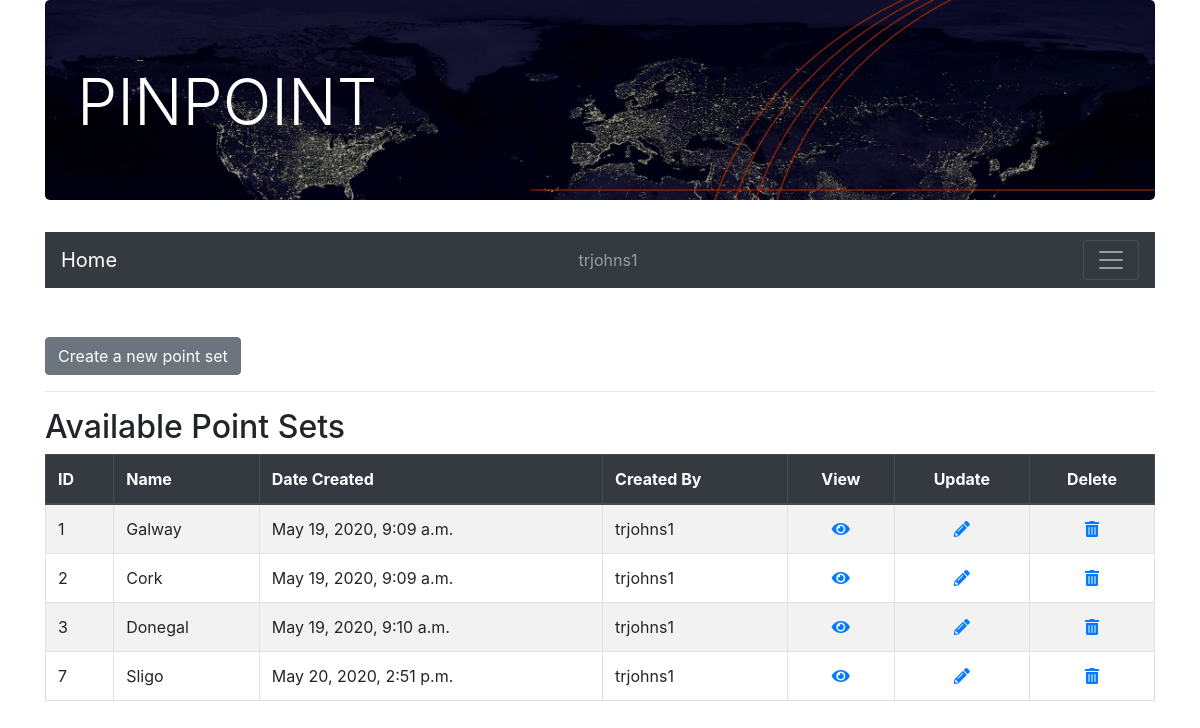
The page /pinpoint/pointset/pointset_list/ (signed in) on the database its author committed.
### pinpoint/models.py (models this page shows, shortened)
class Pointset(models.Model):
    name = models.CharField(max_length=200)
    creation_date = models.DateTimeField('date created')
    created_by = models.CharField(max_length=128)

### pinpoint/views.py (the view)
# urls.py: path('pointset/pointset_list/', PointsetListView.as_view(), name='pointset_list'),
class PointsetListView(LoginRequiredMixin, View):
    def get(self, request):
        pointsets = Pointset.objects.filter(created_by=request.user.username)
        context = {
            'pointsets': pointsets
        }
        return render(request, 'pinpoint/pointset_list.html', context)

### pinpoint/templates/pinpoint/pointset_list.html
{% extends 'pinpoint/base.html' %}
    {% block content %}
    <br>
    <a href="{% url 'pointset_create' %}" class="btn btn-secondary">Create a new point set</a>
    <hr>
    <h2>Available Point Sets</h2>
    <div class="table-responsive">
        <table id="list_table" class="table table-striped table-bordered table-hover">
            <thead class="thead-dark">
                <tr>
                    <th>ID</th>
                    <th>Name</th>
                    <th>Date Created</th>
                    <th>Created By</th>
                    <th class="text-center">View</th>
                    <th class="text-center">Update</th>
                    <th class="text-center">Delete</th>
                </tr>
            </thead>
            {% for pointset in pointsets %}
                <tr>
                    <td>{{ pointset.id }}</td>
                    <td>{{ pointset.name }}</td>
                    <td>{{ pointset.creation_date }}</td>
                    <td>{{ pointset.created_by }}</td>
                    <td class="text-center"><a href="{% url 'point_list' %}?id={{ pointset.id }}"><i class="fas fa-eye"></i></a></td>
                    <td class="text-center"><a href="{% url 'pointset_update' %}?id={{ pointset.id }}"><i class="fas fa-pencil-alt"></i></a></td>
                    <td class="text-center"><a href="{% url 'pointset_delete' %}?id={{ pointset.id }}"><i class="fas fa-trash-alt"></i></a></td>
                </tr>
            {% endfor %}
        </table>
    </div>
    {% endblock %}

### pinpoint/templates/pinpoint/base.html (shortened to what this page needs)
<!doctype html>
{% load static %}
<html lang="en">
<head>
  <link rel="stylesheet" href="https://stackpath.bootstrapcdn.com/bootstrap/4.5.0/css/bootstrap.min.css">
  <link rel="stylesheet" href="https://use.fontawesome.com/releases/v5.7.0/css/all.css">
  <link rel="stylesheet" href="{% static 'pinpoint/css/custom.css' %}">
</head>
<body>
  <div class="container">
    <div class="row">
      <div class="col">
        <div class="jumbotron" style="background-image: url({% static 'pinpoint/img/night-map-fx1.jpg' %});">
          <h1 class="display-4" id="headline">PINPOINT</h1>
        </div>
        <nav class="navbar bg-dark navbar-dark">
          <a class="navbar-brand" href="{% url 'pointset_list' %}">Home</a>
          {% if user.is_authenticated %}
            <span class="navbar-text">
              {{ user.username }}
            </span>
          {% endif %}
          <button class="navbar-toggler" type="button" data-toggle="collapse" data-target="#collapsibleNavbar">
            <span class="navbar-toggler-icon"></span>
          </button>
        </nav>
        {% block content %}
        {% endblock %}
      </div>
    </div>
  </div>
</body>
</html>

### pinpoint/static/pinpoint/css/custom.css (style rules this page uses)
.jumbotron { background-size: cover; height: 200px; }
.navbar { margin-bottom: 25px; }
#headline { color: white; font-size: 4em; }

### rows shown on the page
Pointset: id "1", name "Galway", creation_date "May 19, 2020, 9:09 a.m.", created_by "trjohns1"
Pointset: id "2", name "Cork", creation_date "May 19, 2020, 9:09 a.m.", created_by "trjohns1"
Pointset: id "3", name "Donegal", creation_date "May 19, 2020, 9:10 a.m.", created_by "trjohns1"
Pointset: id "7", name "Sligo", creation_date "May 20, 2020, 2:51 p.m.", created_by "trjohns1"

### other values the page prints
{{ user.username }} "trjohns1"
